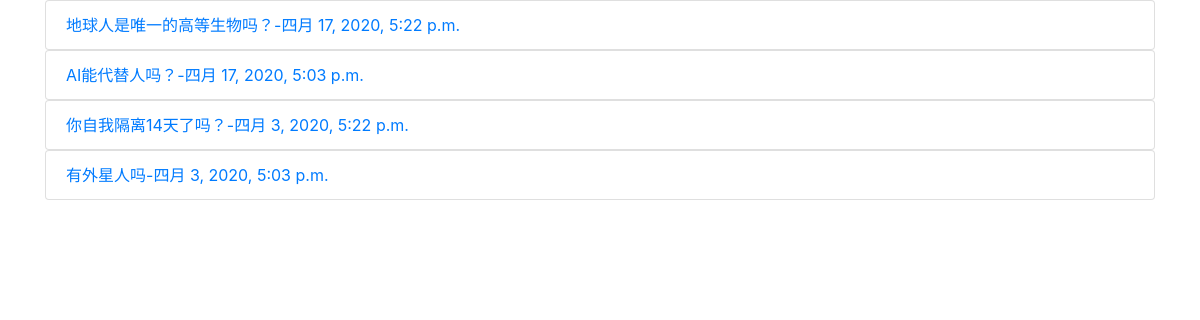
Screenshot of /polls/ with the database file from the repository.
### polls/models.py (models this page shows, shortened)
class Question(models.Model):
    question_text = models.CharField(max_length=200)
    pub_date = models.DateTimeField(auto_now_add=True)

### polls/views.py (the view)
# urls.py: path('',IndexView.as_view(),name='index'),
class IndexView(ListView):
    template_name = 'polls/list.html'
    context_object_name = 'questions'
    def get_queryset(self):
        return Question.objects.order_by('-pub_date')[:5]

### polls/templates/polls/list.html (shortened to what this page needs)
{% load static %}
<!DOCTYPE html>
<html lang="en">
    <head>
        <link rel="stylesheet" href="{% static 'polls/bootstrap.css' %}">
    </head>
    <body>
        <div class = "container">
        <ul class = "list-group" >
            {% for q in questions %}
                <a href ="{% url 'polls:detail' q.id %}">
                    <li class ="list-group-item">
                        {{q.question_text}}-{{q.pub_date}}
                    </li>
                </a>
                {% endfor %}
            </ul>
        </div>
    </body>
</html>

### rows the page displays
Question: question_text "地球人是唯一的高等生物吗？", pub_date "四月 17, 2020, 5:22 p.m."
Question: question_text "AI能代替人吗？", pub_date "四月 17, 2020, 5:03 p.m."
Question: question_text "你自我隔离14天了吗？", pub_date "四月 3, 2020, 5:22 p.m."
Question: question_text "有外星人吗", pub_date "四月 3, 2020, 5:03 p.m."
